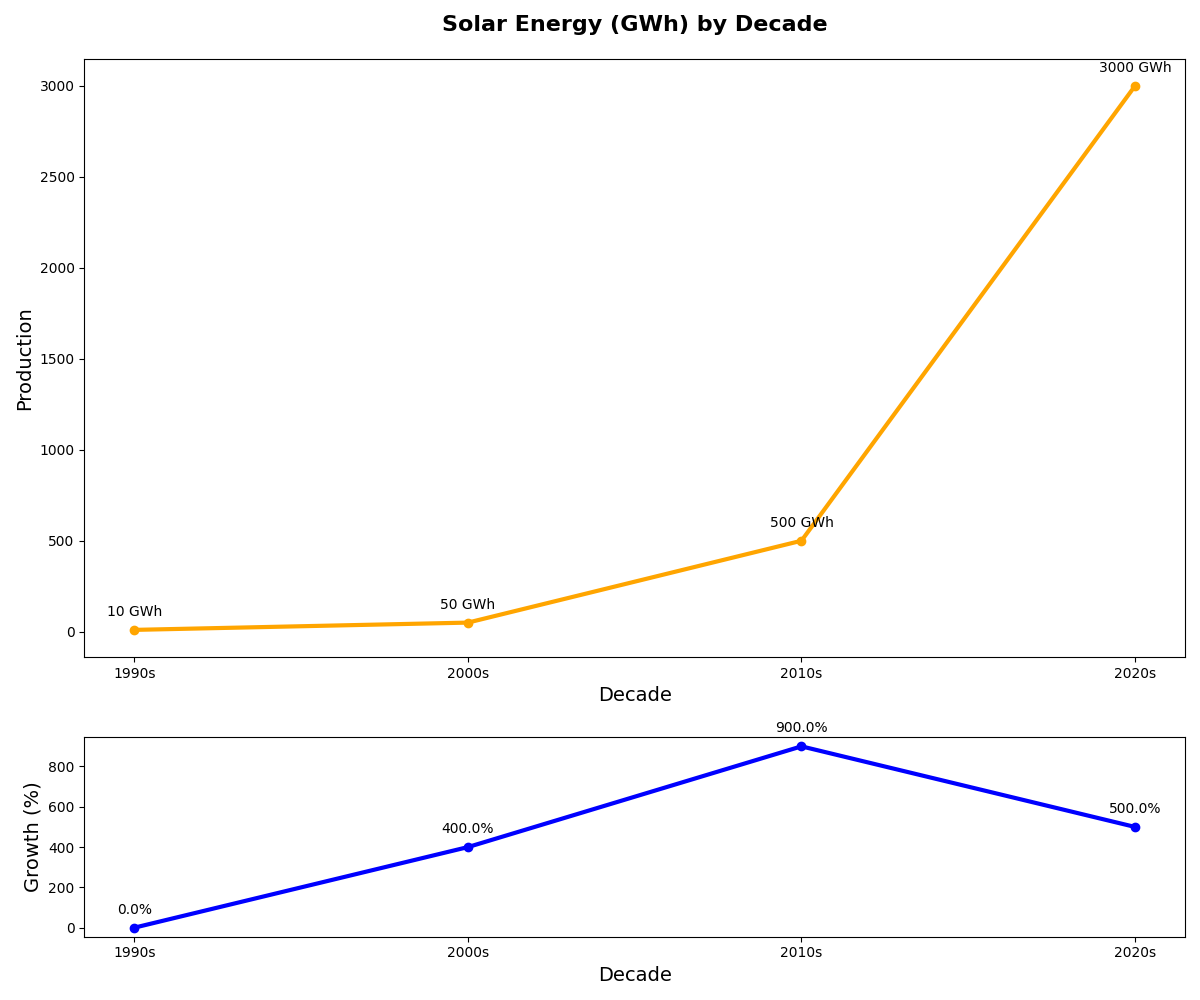

The Python source for this figure:
import matplotlib.pyplot as plt
import numpy as np

decades = ['1990s', '2000s', '2010s', '2020s']
solar_production = np.array([10, 50, 500, 3000])

def calculate_growth(data):
    growth = []
    for i in range(1, len(data)):
        growth.append((data[i] - data[i-1]) / data[i-1] * 100)
    growth.insert(0, 0)
    return growth

growth_rates = calculate_growth(solar_production)

fig, axs = plt.subplots(2, 1, figsize=(12, 10), gridspec_kw={'height_ratios': [3, 1]})

# Primary plot: Solar Energy Production Over Decades
axs[0].plot(decades, solar_production, marker='o', linestyle='-', linewidth=3, color='orange')

# Shortened titles and labels
axs[0].set_title("Solar Energy (GWh) by Decade", fontsize=16, fontweight='bold', pad=20)
axs[0].set_xlabel("Decade", fontsize=14)
axs[0].set_ylabel("Production", fontsize=14)

# Annotations for each data point
for i, value in enumerate(solar_production):
    axs[0].annotate(f'{value} GWh', (decades[i], solar_production[i]),
                    textcoords="offset points", xytext=(0, 10), ha='center')

# Secondary plot: Percentage Growth of Solar Energy Production
axs[1].plot(decades, growth_rates, marker='o', linestyle='-', linewidth=3, color='blue')
axs[1].set_xlabel("Decade", fontsize=14)
axs[1].set_ylabel("Growth (%)", fontsize=14)

# Annotations for each growth point
for i, value in enumerate(growth_rates):
    axs[1].annotate(f'{value:.1f}%', (decades[i], growth_rates[i]), 
                    textcoords="offset points", xytext=(0, 10), ha='center')

plt.tight_layout()
plt.show()
